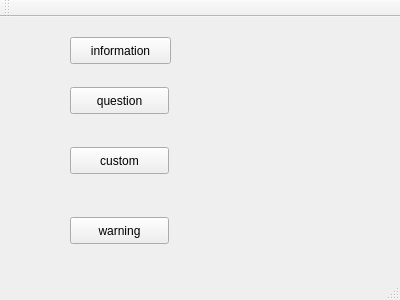
<?xml version="1.0" encoding="UTF-8"?>
<ui version="4.0">
 <class>dialog</class>
 <widget class="QMainWindow" name="dialog">
  <property name="geometry">
   <rect>
    <x>0</x>
    <y>0</y>
    <width>400</width>
    <height>300</height>
   </rect>
  </property>
  <property name="windowTitle">
   <string>dialog</string>
  </property>
  <widget class="QWidget" name="centralWidget">
   <widget class="QPushButton" name="pushButton">
    <property name="geometry">
     <rect>
      <x>70</x>
      <y>20</y>
      <width>101</width>
      <height>27</height>
     </rect>
    </property>
    <property name="text">
     <string>information</string>
    </property>
   </widget>
   <widget class="QPushButton" name="pushButton_2">
    <property name="geometry">
     <rect>
      <x>70</x>
      <y>70</y>
      <width>99</width>
      <height>27</height>
     </rect>
    </property>
    <property name="text">
     <string>question</string>
    </property>
   </widget>
   <widget class="QPushButton" name="pushButton_3">
    <property name="geometry">
     <rect>
      <x>70</x>
      <y>130</y>
      <width>99</width>
      <height>27</height>
     </rect>
    </property>
    <property name="text">
     <string>custom</string>
    </property>
   </widget>
   <widget class="QPushButton" name="pushButton_4">
    <property name="geometry">
     <rect>
      <x>70</x>
      <y>200</y>
      <width>99</width>
      <height>27</height>
     </rect>
    </property>
    <property name="text">
     <string>warning</string>
    </property>
   </widget>
  </widget>
  <widget class="QMenuBar" name="menuBar">
   <property name="geometry">
    <rect>
     <x>0</x>
     <y>0</y>
     <width>400</width>
     <height>25</height>
    </rect>
   </property>
  </widget>
  <widget class="QToolBar" name="mainToolBar">
   <attribute name="toolBarArea">
    <enum>TopToolBarArea</enum>
   </attribute>
   <attribute name="toolBarBreak">
    <bool>false</bool>
   </attribute>
  </widget>
  <widget class="QStatusBar" name="statusBar"/>
 </widget>
 <layoutdefault spacing="6" margin="11"/>
 <resources/>
 <connections/>
</ui>
